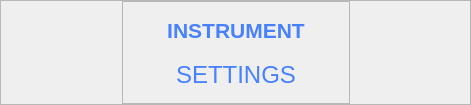
              <widget class="QFrame" name="frame_37">
               <property name="maximumSize">
                <size>
                 <width>16777215</width>
                 <height>100</height>
                </size>
               </property>
               <property name="frameShape">
                <enum>QFrame::StyledPanel</enum>
               </property>
               <property name="frameShadow">
                <enum>QFrame::Raised</enum>
               </property>
               <layout class="QHBoxLayout" name="horizontalLayout_14">
                <property name="topMargin">
                 <number>0</number>
                </property>
                <property name="bottomMargin">
                 <number>0</number>
                </property>
                <item>
                 <spacer name="horizontalSpacer_12">
                  <property name="orientation">
                   <enum>Qt::Horizontal</enum>
                  </property>
                  <property name="sizeHint" stdset="0">
                   <size>
                    <width>110</width>
                    <height>20</height>
                   </size>
                  </property>
                 </spacer>
                </item>
                <item>
                 <widget class="QFrame" name="frame_38">
                  <property name="minimumSize">
                   <size>
                    <width>228</width>
                    <height>103</height>
                   </size>
                  </property>
                  <property name="maximumSize">
                   <size>
                    <width>228</width>
                    <height>103</height>
                   </size>
                  </property>
                  <property name="frameShape">
                   <enum>QFrame::StyledPanel</enum>
                  </property>
                  <property name="frameShadow">
                   <enum>QFrame::Raised</enum>
                  </property>
                  <layout class="QVBoxLayout" name="verticalLayout_29">
                   <item>
                    <widget class="QLabel" name="label_description_8">
                     <property name="font">
                      <font>
                       <family>Nirmala UI</family>
                       <pointsize>14</pointsize>
                      </font>
                     </property>
                     <property name="styleSheet">
                      <string notr="true">color:  rgba(71, 129, 255, 255);</string>
                     </property>
                     <property name="text">
                      <string>&lt;html&gt;&lt;head/&gt;&lt;body&gt;&lt;p&gt;&lt;span style=&quot; font-size:16pt; font-weight:600;&quot;&gt;INSTRUMENT&lt;/span&gt;&lt;/p&gt;&lt;/body&gt;&lt;/html&gt;</string>
                     </property>
                     <property name="alignment">
                      <set>Qt::AlignCenter</set>
                     </property>
                    </widget>
                   </item>
                   <item>
                    <widget class="QLabel" name="label_description_9">
                     <property name="font">
                      <font>
                       <family>Nirmala UI</family>
                       <pointsize>14</pointsize>
                      </font>
                     </property>
                     <property name="styleSheet">
                      <string notr="true">color:  rgba(71, 129, 255, 255);</string>
                     </property>
                     <property name="text">
                      <string>&lt;html&gt;&lt;head/&gt;&lt;body&gt;&lt;p&gt;&lt;span style=&quot; font-size:18pt;&quot;&gt;SETTINGS&lt;/span&gt;&lt;/p&gt;&lt;/body&gt;&lt;/html&gt;</string>
                     </property>
                     <property name="alignment">
                      <set>Qt::AlignCenter</set>
                     </property>
                    </widget>
                   </item>
                  </layout>
                 </widget>
                </item>
                <item>
                 <spacer name="horizontalSpacer_13">
                  <property name="orientation">
                   <enum>Qt::Horizontal</enum>
                  </property>
                  <property name="sizeHint" stdset="0">
                   <size>
                    <width>109</width>
                    <height>20</height>
                   </size>
                  </property>
                 </spacer>
                </item>
               </layout>
              </widget>
